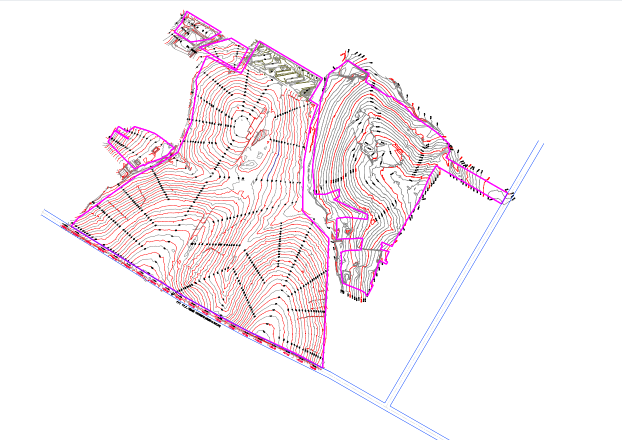
#> input picture lora/input.png, 1243 x 880 px (shown at 1/2 size)
$ python -i ai_client.py   (imports and definitions only)
#> lines starting #> are read from the running program, lines starting #| are printed output that depends on the picture; after the words box and inside, x2 and y2 are one past the last pixel; in counts of white or black regions, pixels touching at a corner belong together
#> further down, picture is the input picture: PIL image 1243x880 RGBA; mean R, G, B, A 247.6, 239.9, 243.3, 255
"""
ai_client.py — Two-phase AI pipeline (cloud: OpenRouter + Gemini).

Phase 1 — Silent Reference Understanding
  Qwen3-VL-235B-A22B-Thinking via OpenRouter API.
  Advanced vision-language model with extended reasoning.
  Analyses WHA reference plans + topo examples.
  Returns concise factual site data (<= 800 words).

Phase 2 — Master Plan Generation
  Google Gemini 3.1 Flash Image Preview via google-genai.
  Takes: sys prompt + few-shot refs + topo image + Phase 1 facts.
  Returns: generated master-plan PIL image.

Follow-up — Edit mode
  Re-calls Gemini with the last generated image + new edit instruction.
"""
import base64
import io
import os
import re
from datetime import datetime
from pathlib import Path

import numpy as np
from PIL import Image
from scipy.ndimage import binary_dilation, binary_fill_holes

from openai import OpenAI
import google.genai as genai
from google.genai import types as genai_types

from config import (
    FEW_SHOT_PATHS,
    GEMINI_API_KEY,
    GEMINI_IMAGE_MODEL,
    OPENROUTER_API_KEY,
    OPENROUTER_BASE_URL,
    PHASE1_ENABLED,
    PHASE2_ENABLED,
    REFERENCE_PLAN_PATHS,
    TARGET_EXAMPLE_PATHS,
    VLM_MODEL,
)
from prompts import (
    EDIT_SYSTEM,
    GENERATION_PROMPT,
    PHASE1_UNDERSTANDING_PROMPT,
    SYSTEM_PROMPT,
)

# Sentinel so app.py can show a user-friendly quota message
DAILY_QUOTA_ERR = "DAILY_QUOTA_EXHAUSTED"

# Words that are trigger-only — skip as model instruction noise
_TRIVIAL = {
    "generate", "start", "go", "ok", "yes", "begin", "create", "make",
    "run", "do", "do it", "gen", "generate master plan",
    "generate the master plan", "create master plan", "make master plan",
    "please generate", "please start", "ok go", "let's go", "lets go",
}

# Max longest dimension sent to the image-gen model
# Gemini inline image limit is 4 MB — 1600px PNG stays well under that
_TOPO_MAX_PX = 1600


# ── OpenRouter client helper ──────────────────────────────────────────────────


# [67 lines left out: functions _make_openrouter_client, _pil_to_data_url, _pil_to_jpeg_data_url, _load_images, not called in this run]


def _resize_for_api(img: Image.Image, max_px: int = _TOPO_MAX_PX) -> Image.Image:
    """Resize so longest side <= max_px (preserves aspect ratio)."""
    w, h = img.size
    if max(w, h) <= max_px:
        return img
    scale = max_px / max(w, h)
    return img.resize(
        (max(1, int(w * scale)), max(1, int(h * scale))),
        Image.LANCZOS,
    )


# ── Topo pre-processor ────────────────────────────────────────────────────────

def _preprocess_topo_for_gen(img: Image.Image) -> Image.Image:
    """
    Visual boundary enforcement pre-processor.

    STAGE 1 — PINK DETECTION
      Wide HSV-aware RGB threshold for DWG-to-PNG output.
      Catches anti-aliased sub-pixels and JPEG artefacts.

    STAGE 2 — FILL INTERIOR
      7x7 kernel × 5 iterations closes gaps in boundary strokes.
      scipy binary_fill_holes fills the enclosed interior cleanly.
      Outside pixels → warm off-white cream.
      Bold 35 px pink wall drawn so boundary reads at all zoom levels.

    STAGE 3 — BLUE NEUTRALISATION
      External road reference lines (blue) → neutral light-grey
      so the model won't try to re-render them as styled roads.
    """
    arr = np.array(img.convert("RGB"), dtype=np.uint8)
    r = arr[:, :, 0].astype(int)
#> r: shape (880, 1243) int64; 256 distinct labels, from 0 to 255
    g = arr[:, :, 1].astype(int)
#> g: shape (880, 1243) int64; 256 distinct labels, from 0 to 255
    b = arr[:, :, 2].astype(int)
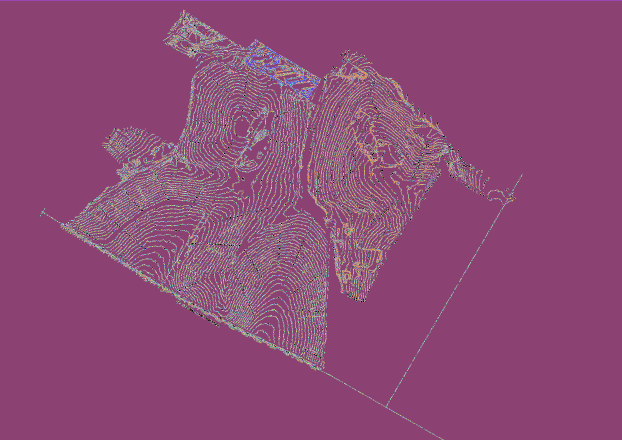
#> b: shape (880, 1243) int64 (shown at 1/2 size); 256 distinct labels, from 0 to 255; one colour per label, 0 black

    # --- Stage 1: pink/magenta detection ---
    pink_mask = (
        ((r - g) > 40)
        & ((b - g) > 15)
        & (r > 130)
        & (g < 165)
    )
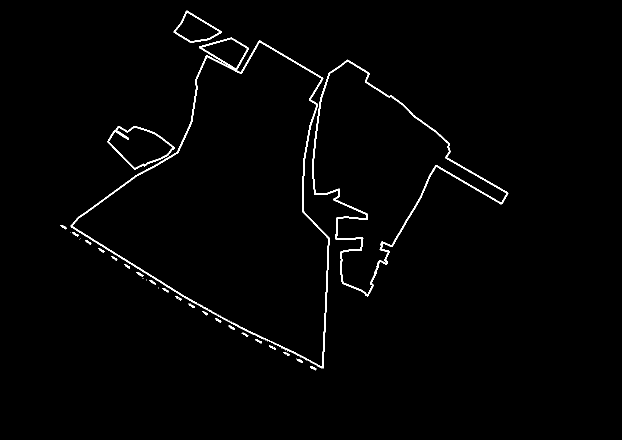
#> pink_mask: shape (880, 1243) bool (shown at 1/2 size); 1.3% white in thin lines or dots, all inside (x1, y1, x2, y2) = (121, 21, 1017, 741)

    # --- Stage 2: close gaps + fill interior ---
    struct7 = np.ones((7, 7), dtype=bool)
    closed = binary_dilation(pink_mask, structure=struct7, iterations=5)
#> closed: shape (880, 1243) bool; 14.9% white; 1 white region, box (x1, y1, x2, y2) and area: (106, 6, 1032, 756) 162876
    filled = binary_fill_holes(closed)
#> filled: shape (880, 1243) bool; 31.4% white; 1 white region, box (x1, y1, x2, y2) and area: (106, 6, 1032, 756) 343275

    # Mask outside to warm cream
    outside = ~filled
    result = arr.copy()
    result[outside] = [252, 250, 242]

    # Bold 35 px pink boundary wall
    struct35 = np.ones((35, 35), dtype=bool)
    bold_bdry = binary_dilation(pink_mask, structure=struct35, iterations=1)
#> bold_bdry: shape (880, 1243) bool; 16.3% white; 1 white region, box (x1, y1, x2, y2) and area: (104, 4, 1034, 758) 178606
    result[bold_bdry] = [230, 0, 126]
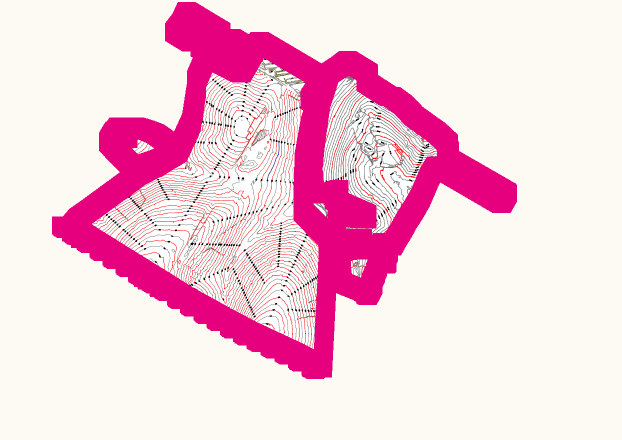
#> result: shape (880, 1243, 3) (shown at 1/2 size); mean R, G, B 245.6, 204, 219.1

    # --- Stage 3: neutralise blue road lines ---
    r2 = result[:, :, 0].astype(int)
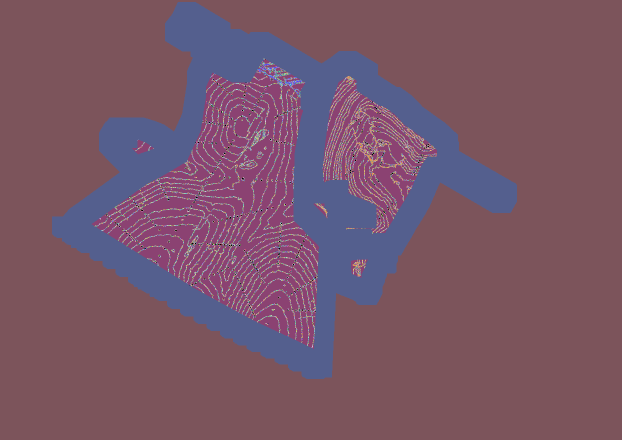
#> r2: shape (880, 1243) int64 (shown at 1/2 size); 256 distinct labels, from 0 to 255; one colour per label, 0 black
    g2 = result[:, :, 1].astype(int)
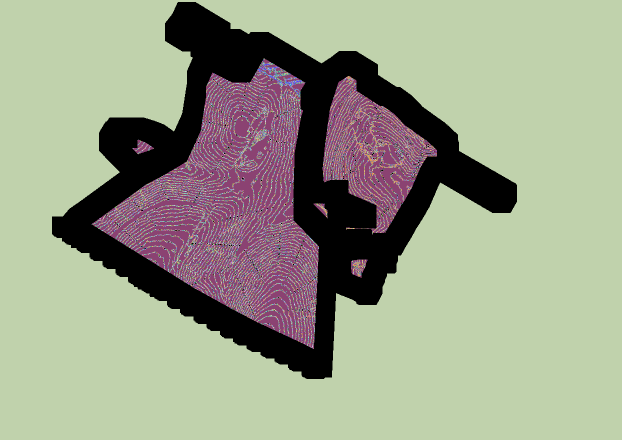
#> g2: shape (880, 1243) int64 (shown at 1/2 size); 255 distinct labels, from 0 to 255; one colour per label, 0 black
    b2 = result[:, :, 2].astype(int)
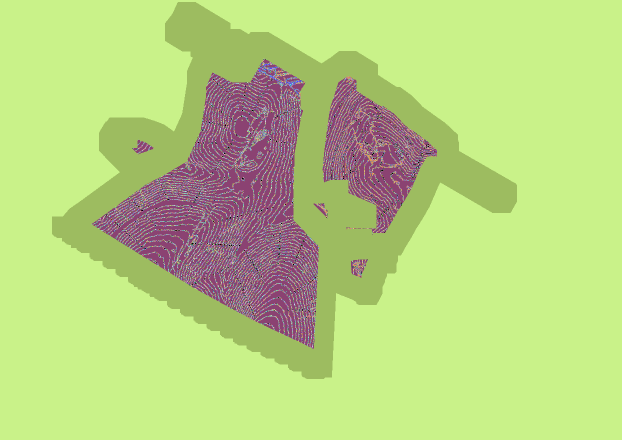
#> b2: shape (880, 1243) int64 (shown at 1/2 size); 255 distinct labels, from 0 to 255; one colour per label, 0 black
    blue_mask = (b2 - r2 > 35) & (b2 - g2 > 35) & (b2 > 110)
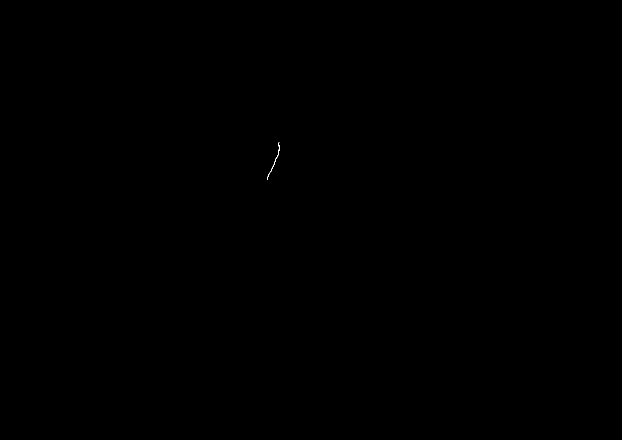
#> blue_mask: shape (880, 1243) bool (shown at 1/2 size); 0.01% white in thin lines or dots, all inside (x1, y1, x2, y2) = (534, 285, 559, 359)
    result[blue_mask] = [140, 140, 155]
#> result: shape (880, 1243, 3); 0.01% of pixels changed, all inside (x1, y1, x2, y2) = (534, 285, 559, 359)

    return Image.fromarray(result.astype(np.uint8))


# ── VLM text helpers ──────────────────────────────────────────────────────

def _strip_thinking(text: str) -> str:
    return re.sub(r"<think>.*?</think>", "", text, flags=re.DOTALL).strip()


# [24 lines left out: functions _extract_thinking, _sanitize_reasoning, not called in this run]


# ── Reasoning log helper ──────────────────────────────────────────────────────

_LOG_DIR = Path(__file__).parent.parent / "output" / "reasoning_logs"


# [22 lines left out: function _save_reasoning_log, not called in this run]


# ── Main session class ────────────────────────────────────────────────────────


class WhaAISession:
    """
    WHA AI session: Phase 1 (understand) → Phase 2 (generate) → Edit loop.
    """

    def __init__(self) -> None:
        self.phase1_analysis: str = ""
        self.phase1_reasoning: str = ""
        self.phase1_done: bool = False
        self._last_generated: Image.Image | None = None

    # ── Phase 1 ──────────────────────────────────────────────────────────────

    # [86 lines left out: function phase1_understand, not called in this run]

    # ── Phase 2 ──────────────────────────────────────────────────────────────

    def phase2_generate(
        self,
        topo_image: Image.Image,
        user_prompt: str = "",
    ) -> tuple[str, Image.Image | None]:
        """
        Generate master plan via Gemini 3.1 Flash Image Preview.

        Part ordering (visual-dominant — critical for boundary fidelity):
          1. SYSTEM_PROMPT           — role + hard rules (as system_instruction)
          2. Few-shot WHA style refs — establish visual output style
          3. Topo (preprocessed)     — boundary canvas + planning base
          4. GENERATION_PROMPT       — synthesis instruction
          5. Phase 1 facts (full) — entry points + basins + constraints, LAST
          6. User instruction (skip trivial words)
        """
        if not PHASE2_ENABLED:
            self.phase2_done = True
            return ("Phase 2 (Gemini) is disabled.", None)

        preprocessed_topo = _preprocess_topo_for_gen(topo_image)
        resized_topo = _resize_for_api(preprocessed_topo, _TOPO_MAX_PX)

        # Build the combined prompt text
        few_shot_text = (
            "MANDATORY VISUAL STYLE TEMPLATE -- The images below are REAL "
            "completed WHA industrial master plan drawings. You MUST copy "
            "their visual language EXACTLY -- do not invent a new style.\n"
            "BOUNDARY CONFORMANCE (most important lesson from these images):\n"
            "  In ALL reference images, the plan boundary follows the EXACT\n"
            "  shape of the site -- irregular protrusions, notches, and\n"
            "  curved edges are all preserved. Edge plots are clipped\n"
            "  diagonally to match boundary angles. The green buffer hugs\n"
            "  every curve. Replicate this boundary behaviour precisely.\n"
            "Other attributes to copy exactly:\n"
            "  PLOT COLOURS:\n"
            "    · A-Series (commercial): solid ORANGE fill, bold black "
            "border, plot code centred (A1, A2, A3...)\n"
            "    · J-Series (industrial): solid YELLOW fill, bold black "
            "border, row-based codes (J11 J12 J13 / J21 J22 J23...)\n"
            "  ROAD STYLE: light grey/white fill, bold dark-grey borders, "
            "width annotation centred ('30m', '16m')\n"
            "  UTILITIES:\n"
            "    · Retention Ponds: BLUE diagonal-hatch fill\n"
            "    · WWTP: GREY cross-hatch fill\n"
            "  BUFFER: solid MEDIUM GREEN strip along entire inner boundary\n"
            "  LEGEND: bottom-right corner box with colour swatches\n"
            "  NORTH ARROW: top-right corner\n"
            "  SCALE BAR: bottom of image\n"
            "  VIEW: flat 2D orthographic plan ONLY\n"
        )

        boundary_canvas_text = (
            "BOUNDARY CANVAS -- STUDY THIS BEFORE PLANNING:\n"
            "  The bold PINK polygon = your EXACT output canvas.\n"
            "  Match its shape PIXEL-FOR-PIXEL: every vertex, every protrusion,\n"
            "  every notch, every curve, every diagonal edge.\n"
            "  DO NOT simplify. DO NOT round corners. DO NOT shrink or grow.\n"
        )

        planning_base_text = (
            "PLANNING BASE (same topo -- use for content placement):\n"
            "  CREAM interior = entire buildable zone. Draw ONLY here.\n"
            "  BOLD PINK wall = boundary. Never cross it.\n"
            "  WHITE areas = outside void. Nothing goes here.\n"
            "  GREY stubs at boundary edge = road entry connection points.\n"
        )

        # Phase 1 facts — full analysis, no truncation
        facts_text = ""
        if self.phase1_analysis:
            facts_text = (
                "\nSITE FACTS FROM SPATIAL ANALYSIS\n"
                "(entry points + basins + planning constraints):\n"
                + self.phase1_analysis
            )

        user_note = ""
        cleaned = user_prompt.strip()
        if cleaned and cleaned.lower() not in _TRIVIAL:
            user_note = f"\n\nInstruction: {cleaned}"

        # NOTE: SYSTEM_PROMPT is in system_instruction below — do NOT repeat
        # it here or it will be sent twice, wasting tokens and confusing model.
        combined_prompt = (
            few_shot_text
            + "\n\n"
            + boundary_canvas_text
            + "\n\n"
            + planning_base_text
            + "\n\n"
            + GENERATION_PROMPT
            + facts_text
            + user_note
        )

        # ── GEMINI IMAGE GENERATION ───────────────────────────────────────
        if not GEMINI_API_KEY:
            return ("GEMINI_API_KEY not configured.", None)
        gemini_client = genai.Client(api_key=GEMINI_API_KEY)

        # Part ordering per Google multimodal best practices:
        #   1.  Few-shot style-reference images (visual vocabulary)
        #   2.  Topo boundary image (canvas + planning base)
        #   3.  Instruction text (combined_prompt) — LAST
        # Placing images before text gives Gemini visual context first.
        few_shot_imgs = _load_images(FEW_SHOT_PATHS)
        parts: list = []

        # Few-shot references: cap at 1024 px, JPEG Q85 (~200-400 KB each)
        for fs_img in few_shot_imgs:
            fs_img = _resize_for_api(fs_img, max_px=1024)
            if fs_img.mode not in ("RGB", "L"):
                fs_img = fs_img.convert("RGB")
            fs_buf = io.BytesIO()
            fs_img.save(fs_buf, format="JPEG", quality=85)
            fs_buf.seek(0)
            parts.append(genai_types.Part.from_bytes(
                data=fs_buf.read(), mime_type="image/jpeg",
            ))

        # Topo image (already resized to max 1600 px)
        if resized_topo.mode not in ("RGB", "L"):
            resized_topo = resized_topo.convert("RGB")
        topo_buf = io.BytesIO()
        resized_topo.save(topo_buf, format="PNG")
        topo_buf.seek(0)
        parts.append(genai_types.Part.from_bytes(
            data=topo_buf.read(), mime_type="image/png",
        ))

        # Instruction text LAST (after visual context)
        parts.append(genai_types.Part.from_text(text=combined_prompt))

        try:
            response = gemini_client.models.generate_content(
                model=GEMINI_IMAGE_MODEL,
                contents=genai_types.Content(
                    role="user",
                    parts=parts,
                ),
                config=genai_types.GenerateContentConfig(
                    system_instruction=SYSTEM_PROMPT,
                    # TEXT allows Gemini rejection messages to surface
                    response_modalities=["IMAGE", "TEXT"],
                ),
            )
            gen_image = None
            resp_text = ""
            for part in response.candidates[0].content.parts:
                if part.inline_data is not None and gen_image is None:
                    gen_image = Image.open(
                        io.BytesIO(part.inline_data.data)
                    ).copy()
                elif hasattr(part, "text") and part.text:
                    resp_text += part.text
            if gen_image is None:
                reason = resp_text or "No detail returned."
                return (
                    f"Gemini returned no image: {reason[:300]}", None
                )
            self._last_generated = gen_image
            return "", gen_image
        except Exception as exc:
            return (
                f"Gemini error: {type(exc).__name__} — {str(exc)[:300]}",
                None,
            )

    # ── Edit mode ─────────────────────────────────────────────────────────────

    # [72 lines left out: function edit, not called in this run]

>>> from PIL import Image
>>> picture = Image.open('../lora/input.png')
>>> result = WhaAISession().phase2_generate(picture)
